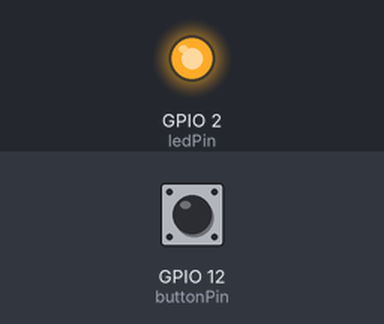
Recording of a sketch running on a simulated ESP8266 (Wemos D1 mini). Shown: output pins drawn as LEDs (lit = HIGH). The inputs (shaded band) are chosen by the test bench; at power-on: GPIO 12 (buttonPin) HIGH. WiFi joins after 1.5 s; servers stay silent unless stated; no MQTT or app messages arrive unless stated; what the sketch prints to the serial monitor is not drawn.

Above: at 2.7 s.
2.8 s: GPIO 12 (buttonPin) pulled LOW for 0.15 s
At 3.6 s:
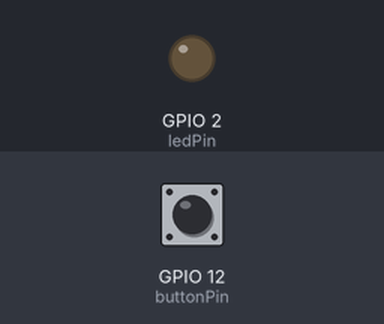
4.4 s: GPIO 12 (buttonPin) pulled LOW for 3.2 s
At 8.7 s:
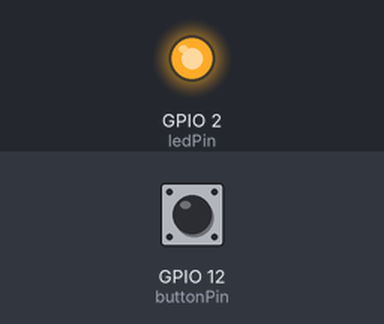
Timing chart, 0 to 10.2 s (numbered marks = the images above; inputs shaded):
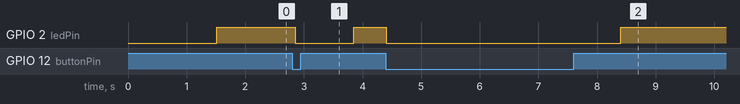

The sketch:

WemosButton.ino
```cpp
/*
 Board: WeMos D1 MINI (https://tronixlabs.com.au/arduino/boards/wireless/wemos-d1-mini-arduino-compatible-esp8266-wifi-australia/)
 Shield: https://tronixlabs.com.au/esp8266/wemos-esp8266/wemos-d1-mini-one-button-shield-australia/
 Libraries:
  ESP8266Wifi (Add via Additional Boards Link): http://www.instructables.com/id/Wemos-ESP8266-Getting-Started-Guide-Wemos-101/
  PubSubClient (Add via Library Manager): https://github.com/knolleary/pubsubclient

 Whacked together by James Rule and Ethan Dunne for the MakerSpaceIoT 101 Workshop
 */

#include <ESP8266WiFi.h>
#include <PubSubClient.h>

// Update these with values suitable for your network
const char* ssid = "";
const char* password = "";
// The MQTT Server you want to use, this is https://test.mosquitto.org/
const char* mqtt_server = "test.mosquitto.org";

// Variables for the MQTT Library
WiFiClient espClient;
PubSubClient client(espClient);
long lastMsg = 0;
char msg[50];
int value = 0;

const int buttonPin = 12; // For the WeMos D1 Mini Button Shield
int buttonState = 0;  // Initialize the button state
const int ledPin = 2;

void setup() {
        Serial.begin(115200);
        setup_wifi();
        client.setServer(mqtt_server, 1883);
        pinMode(buttonPin, INPUT);
        pinMode(ledPin, OUTPUT);  // set initial state, LED OFF
        digitalWrite(ledPin, buttonState);  // LED Off
}

void setup_wifi() {
        delay(10);
        Serial.println();
        Serial.print("Connecting to ");
        Serial.println(ssid);
        WiFi.begin(ssid, password);
        while (WiFi.status() != WL_CONNECTED) {
        delay(500);
        Serial.print(".");
        }
        Serial.println("");
        Serial.println("WiFi connected");
        Serial.println("IP address: ");
        Serial.println(WiFi.localIP());
}

void reconnect() {
        while (!client.connected()) {
                Serial.print("Attempting MQTT connection...");
                if (client.connect("ESP8266Client")) {
                        Serial.println("connected");
                } else {
                        Serial.print("failed, rc=");
                        Serial.print(client.state());
                        Serial.println(" try again in 5 seconds");
                        delay(5000);
                }
        }
}

void loop() {
        buttonState = digitalRead(buttonPin);
        if (buttonState == LOW) {
                reconnect();
                Serial.println("Triggered!");
                client.publish("/MSIOT101/IN", "B");
                digitalWrite(ledPin, LOW);  // LED ON
                delay(1000);
        } else {
                digitalWrite(ledPin, HIGH); // LED OFF
        }
}
```

Measured:
- after the input at 2.8 s, GPIO 2 (ledPin): HIGH → LOW after 0.05 s, → HIGH 1.0 s later
- after the input at 4.4 s, GPIO 2 (ledPin): HIGH → LOW at once, → HIGH 4.0 s later
